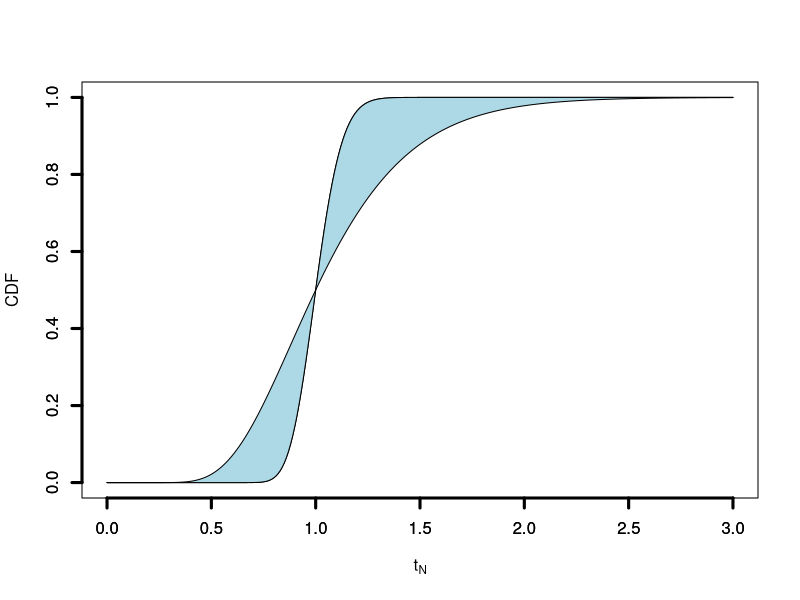

Recreate this plot in R.
# F_N(t): Neutrosophic Cumulative Distribution Function (CDF) of Birnbaum-Saunders
F_N <- function(t, a, b) {
  x <- (1 / a) * (sqrt(t / b) - sqrt(b / t))
  cdf <- pnorm(x, mean = 0, sd = 1)
  return(cdf)
}

# Define values of BS variable
t <- seq(0, 3, 0.01)

# Define neutrosophic parameters directly
a_L <- 0.1
a_U <- 0.35
b_L <- 1
b_U <- 1

# Open a graphical window
windows(3, 3)

# Plot the CDF for the defined values of alpha and beta
y1 <- F_N(t, a_L, b_L)

# Find the maximum values for plotting
ff1 <- function(t) { F_N(t, a_L, b_L) }
ans1 <- optimize(ff1, interval = c(0, 3), maximum = TRUE)

ff2 <- function(t) { F_N(t, a_U, b_U) }
ans2 <- optimize(ff2, interval = c(0, 3), maximum = TRUE)

L <- max(ans1$objective, ans2$objective)

# Create the plot
plot(t, y1, type = "l", ylab = "CDF", xlab = expression(paste(t[N])), ylim = c(0, L))
axis(side = 1, lwd = 3)
axis(side = 2, lwd = 3)

# Add polygons for shaded regions
for (b in seq(b_L, b_U, 0.05)) {
  for (a in seq(a_L, a_U, 0.05)) {
    y2 <- F_N(t, a, b)
    polygon(c(t, rev(t)), c(y2, rev(y1)), col = "lightblue", border = NA)
    y1 <- y2
  }
}

# Final polygons for boundary cases
y3 <- F_N(t, a_U, b_U)
polygon(c(t, rev(t)), c(y3, rev(y3)), lwd = 1, col = "lightblue")

y4 <- F_N(t, a_L, b_L)
polygon(c(t, rev(t)), c(y4, rev(y4)), lwd = 1, col = "lightblue")
